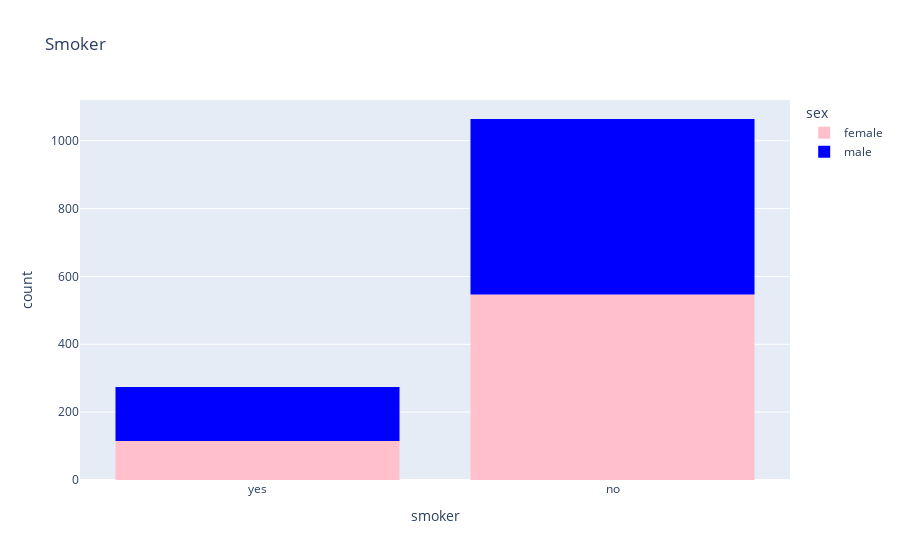

The cell this chart's notebook holds for it:
### Code cell
px.histogram(medical_df, x='smoker', color='sex',color_discrete_sequence=['pink','blue'], title='Smoker')

### Figure 1 — Plotly figure (JSON) as saved in the notebook; plotly's stock layout.template omitted (floating-point values rounded to 4 significant figures; data arrays with more than 128 entries replaced by an {"elided": "..."} marker saying what was removed)
{"data": [{"alignmentgroup": "True", "bingroup": "x", "hovertemplate": "sex=female<br>smoker=%{x}<br>count=%{y}<extra></extra>", "legendgroup": "female", "marker": {"color": "pink", "pattern": {"shape": ""}}, "name": "female", "offsetgroup": "female", "orientation": "v", "showlegend": true, "type": "histogram", "x": {"elided": "662 str values"}, "xaxis": "x", "yaxis": "y"}, {"alignmentgroup": "True", "bingroup": "x", "hovertemplate": "sex=male<br>smoker=%{x}<br>count=%{y}<extra></extra>", "legendgroup": "male", "marker": {"color": "blue", "pattern": {"shape": ""}}, "name": "male", "offsetgroup": "male", "orientation": "v", "showlegend": true, "type": "histogram", "x": {"elided": "676 str values"}, "xaxis": "x", "yaxis": "y"}], "layout": {"barmode": "relative", "legend": {"title": {"text": "sex"}, "tracegroupgap": 0}, "title": {"text": "Smoker"}, "xaxis": {"anchor": "y", "domain": [0, 1], "title": {"text": "smoker"}}, "yaxis": {"anchor": "x", "domain": [0, 1], "title": {"text": "count"}}}}
